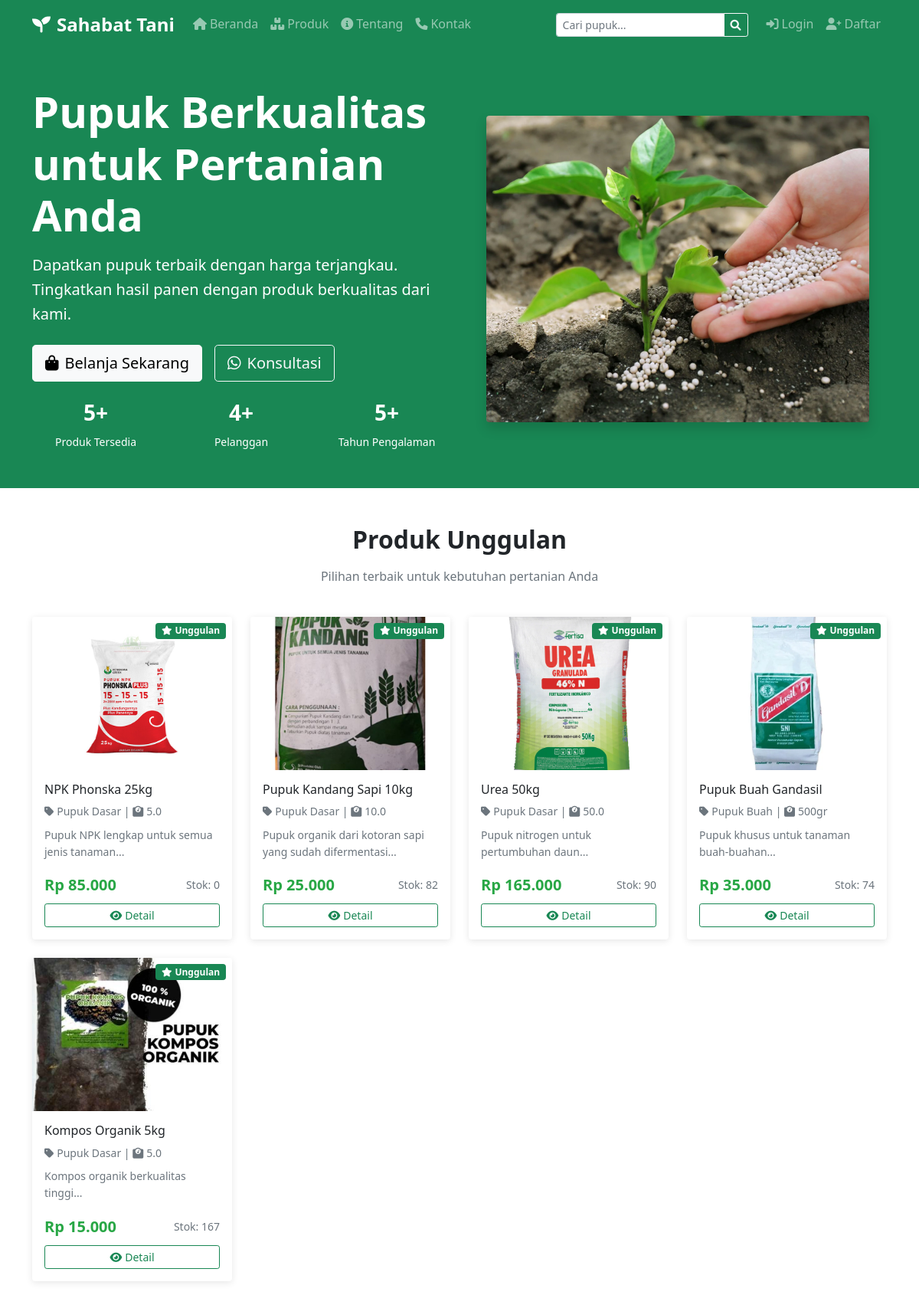
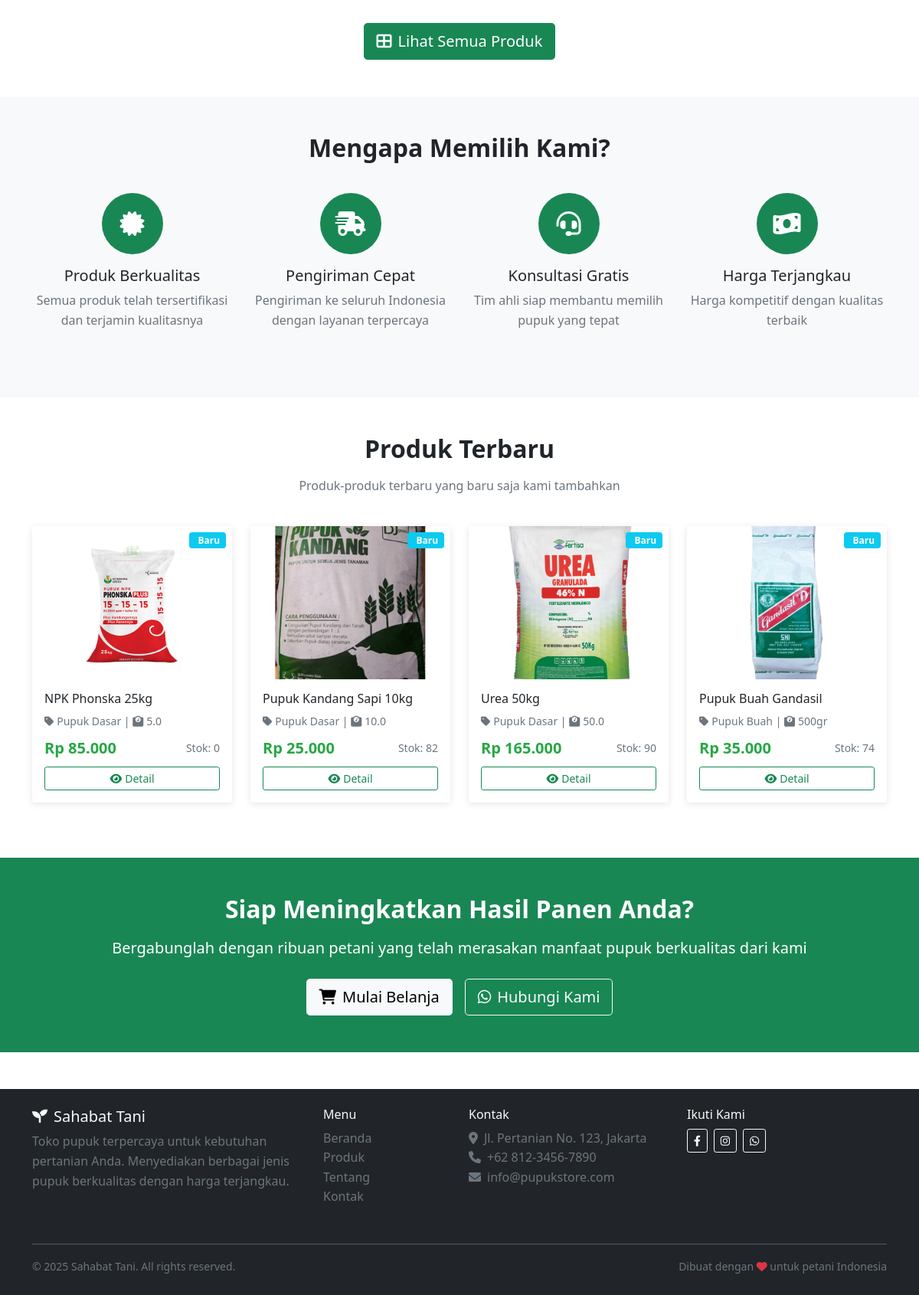
The page / on the database its author committed (2 pictures, top to bottom).
### tables this page shows
CREATE TABLE `produk` (
  `id` int(11) NOT NULL,
  `nama_produk` varchar(100) NOT NULL,
  `kategori_id` int(11) DEFAULT NULL,
  `brand` varchar(50) DEFAULT NULL,
  `jenis_pupuk` enum('organik','anorganik','hayati') NOT NULL,
  `berat` varchar(20) NOT NULL,
  `harga` decimal(10,2) NOT NULL,
  `stok` int(11) DEFAULT 0,
  `deskripsi` text DEFAULT NULL,
  `manfaat` text DEFAULT NULL,
  `cara_pakai` text DEFAULT NULL,
  `gambar` varchar(255) DEFAULT NULL,
  `status` enum('active','inactive') DEFAULT 'active',
  `is_featured` tinyint(1) DEFAULT 0,
  `created_at` timestamp NOT NULL DEFAULT current_timestamp(),
  `updated_at` timestamp NOT NULL DEFAULT current_timestamp() ON UPDATE current_timestamp(),
  `views` int(11) DEFAULT 0
);

CREATE TABLE `kategori` (
  `id` int(11) NOT NULL,
  `nama_kategori` varchar(50) NOT NULL,
  `deskripsi` text DEFAULT NULL,
  `created_at` timestamp NOT NULL DEFAULT current_timestamp()
);

### includes/config.php (called while the page is built, shortened)
<?php
function format_rupiah($angka) {
    return "Rp " . number_format($angka, 0, ',', '.');
}
?>

### index.php (the view, shortened to what this page needs)
<?php
require_once 'includes/config.php';
$stmt = $pdo->prepare("SELECT p.*, k.nama_kategori FROM produk p
                       LEFT JOIN kategori k ON p.kategori_id = k.id
                       WHERE p.is_featured = 1 AND p.status = 'active'
                       ORDER BY p.created_at DESC LIMIT 8");
$stmt->execute();
$produk_unggulan = $stmt->fetchAll();
$stmt = $pdo->prepare("SELECT p.*, k.nama_kategori FROM produk p
                       LEFT JOIN kategori k ON p.kategori_id = k.id
                       WHERE p.status = 'active'
                       ORDER BY p.created_at DESC LIMIT 4");
$stmt->execute();
$produk_terbaru = $stmt->fetchAll();
$stmt = $pdo->query("SELECT COUNT(*) as total_produk FROM produk WHERE status = 'active'");
$total_produk = $stmt->fetch()['total_produk'];
$stmt = $pdo->query("SELECT COUNT(*) as total_customer FROM users WHERE role = 'customer'");
$total_customer = $stmt->fetch()['total_customer'];
include 'includes/header.php';
?>
<section class="hero-section bg-success text-white py-5">
    <div class="container">
        <div class="row align-items-center">
            <div class="col-lg-6">
                <h1 class="display-4 fw-bold mb-3">
                    Pupuk Berkualitas untuk Pertanian Anda
                </h1>
                <p class="lead mb-4">
                    Dapatkan pupuk terbaik dengan harga terjangkau. Tingkatkan hasil panen dengan produk berkualitas dari kami.
                </p>
                <div class="d-flex gap-3 mb-4">
                    <a href="produk.php" class="btn btn-light btn-lg">
                        <i class="fas fa-shopping-bag me-2"></i>Belanja Sekarang
                    </a>
                    <button class="btn btn-outline-light btn-lg" onclick="contactWhatsApp('Halo, saya ingin konsultasi tentang pupuk yang cocok untuk tanaman saya')">
                        <i class="fab fa-whatsapp me-2"></i>Konsultasi
                    </button>
                </div>
                <div class="row text-center">
                    <div class="col-4">
                        <h3 class="fw-bold"><?php echo $total_produk; ?>+</h3>
                        <small>Produk Tersedia</small>
                    </div>
                    <div class="col-4">
                        <h3 class="fw-bold"><?php echo $total_customer; ?>+</h3>
                        <small>Pelanggan</small>
                    </div>
                    <div class="col-4">
                        <h3 class="fw-bold">5+</h3>
                        <small>Tahun Pengalaman</small>
                    </div>
                </div>
            </div>
            <div class="col-lg-6 text-center">
                <img src="assets/img/pupukgacor.jpg" alt="Pupuk Berkualitas" class="img-fluid rounded shadow"
                    style="max-height: 400px; object-fit: cover;">
            </div>
        </div>
    </div>
</section>
<section class="py-5">
    <div class="container">
        <div class="row mb-4">
            <div class="col-12 text-center">
                <h2 class="fw-bold mb-3">Produk Unggulan</h2>
                <p class="text-muted">Pilihan terbaik untuk kebutuhan pertanian Anda</p>
            </div>
        </div>
        <div class="row">
            <?php if (empty($produk_unggulan)): ?>
                <div class="col-12 text-center">
                    <div class="alert alert-info">
                        <i class="fas fa-info-circle me-2"></i>Belum ada produk unggulan.
                    </div>
                </div>
            <?php else: ?>
                <?php foreach ($produk_unggulan as $produk): ?>
                    <div class="col-lg-3 col-md-4 col-sm-6 mb-4">
                        <div class="card product-card h-100">
                            <div class="position-relative">
                                <img src="assets/img/pupuk/<?php echo $produk['gambar'] ?: 'default.jpg'; ?>"
                                    class="card-img-top" alt="<?php echo $produk['nama_produk']; ?>">
                                <span class="badge bg-success position-absolute top-0 end-0 m-2">
                                    <i class="fas fa-star me-1"></i>Unggulan
                                </span>
                            </div>
                            <div class="card-body d-flex flex-column">
                                <h6 class="card-title"><?php echo $produk['nama_produk']; ?></h6>
                                <p class="text-muted small mb-2">
                                    <i class="fas fa-tag me-1"></i><?php echo $produk['nama_kategori'] ?: 'Umum'; ?> |
                                    <i class="fas fa-weight me-1"></i><?php echo $produk['berat']; ?>
                                </p>
                                <p class="card-text small text-muted flex-grow-1">
                                    <?php echo substr($produk['deskripsi'], 0, 80) . '...'; ?>
                                </p>
                                <div class="mt-auto">
                                    <div class="d-flex justify-content-between align-items-center mb-2">
                                        <span class="product-price"><?php echo format_rupiah($produk['harga']); ?></span>
                                        <small class="text-muted">Stok: <?php echo $produk['stok']; ?></small>
                                    </div>
                                    <div class="d-grid gap-2">
                                        <a href="detail_produk.php?id=<?php echo $produk['id']; ?>"
                                            class="btn btn-outline-success btn-sm">
                                            <i class="fas fa-eye me-1"></i>Detail
                                        </a>
                                    </div>
                                </div>
                            </div>
                        </div>
                    </div>
                <?php endforeach; ?>
            <?php endif; ?>
        </div>
        <div class="text-center mt-4">
            <a href="produk.php" class="btn btn-success btn-lg">
                <i class="fas fa-th-large me-2"></i>Lihat Semua Produk
            </a>
        </div>
    </div>
</section>
<section class="py-5 bg-light">
    <div class="container">
        <div class="row mb-4">
            <div class="col-12 text-center">
                <h2 class="fw-bold mb-3">Mengapa Memilih Kami?</h2>
            </div>
        </div>
        <div class="row">
            <div class="col-lg-3 col-md-6 mb-4">
                <div class="text-center">
                    <div class="bg-success text-white rounded-circle d-inline-flex align-items-center justify-content-center mb-3"
                        style="width: 80px; height: 80px;">
                        <i class="fas fa-certificate fa-2x"></i>
                    </div>
                    <h5>Produk Berkualitas</h5>
                    <p class="text-muted">Semua produk telah tersertifikasi dan terjamin kualitasnya</p>
                </div>
            </div>
            <div class="col-lg-3 col-md-6 mb-4">
                <div class="text-center">
                    <div class="bg-success text-white rounded-circle d-inline-flex align-items-center justify-content-center mb-3"
                        style="width: 80px; height: 80px;">
                        <i class="fas fa-shipping-fast fa-2x"></i>
                    </div>
                    <h5>Pengiriman Cepat</h5>
                    <p class="text-muted">Pengiriman ke seluruh Indonesia dengan layanan terpercaya</p>
                </div>
            </div>
            <div class="col-lg-3 col-md-6 mb-4">
                <div class="text-center">
                    <div class="bg-success text-white rounded-circle d-inline-flex align-items-center justify-content-center mb-3"
                        style="width: 80px; height: 80px;">
                        <i class="fas fa-headset fa-2x"></i>
                    </div>
                    <h5>Konsultasi Gratis</h5>
                    <p class="text-muted">Tim ahli siap membantu memilih pupuk yang tepat</p>
                </div>
            </div>
            <div class="col-lg-3 col-md-6 mb-4">
                <div class="text-center">
                    <div class="bg-success text-white rounded-circle d-inline-flex align-items-center justify-content-center mb-3"
                        style="width: 80px; height: 80px;">
                        <i class="fas fa-money-bill-wave fa-2x"></i>
                    </div>
                    <h5>Harga Terjangkau</h5>
                    <p class="text-muted">Harga kompetitif dengan kualitas terbaik</p>
                </div>
            </div>
        </div>
    </div>
</section>
<section class="py-5">
    <div class="container">
        <div class="row mb-4">
            <div class="col-12 text-center">
                <h2 class="fw-bold mb-3">Produk Terbaru</h2>
                <p class="text-muted">Produk-produk terbaru yang baru saja kami tambahkan</p>
            </div>
        </div>
        <div class="row">
            <?php foreach ($produk_terbaru as $produk): ?>
                <div class="col-lg-3 col-md-6 mb-4">
                    <div class="card product-card h-100">
                        <div class="position-relative">
                            <img src="assets/img/pupuk/<?php echo $produk['gambar'] ?: 'default.jpg'; ?>"
                                class="card-img-top" alt="<?php echo $produk['nama_produk']; ?>">
                            <span class="badge bg-info position-absolute top-0 end-0 m-2">
                                <i class="fas fa-sparkles me-1"></i>Baru
                            </span>
                        </div>
                        <div class="card-body d-flex flex-column">
                            <h6 class="card-title"><?php echo $produk['nama_produk']; ?></h6>
                            <p class="text-muted small mb-2">
                                <i class="fas fa-tag me-1"></i><?php echo $produk['nama_kategori'] ?: 'Umum'; ?> |
                                <i class="fas fa-weight me-1"></i><?php echo $produk['berat']; ?>
                            </p>
                            <div class="mt-auto">
                                <div class="d-flex justify-content-between align-items-center mb-2">
                                    <span class="product-price"><?php echo format_rupiah($produk['harga']); ?></span>
                                    <small class="text-muted">Stok: <?php echo $produk['stok']; ?></small>
                                </div>
                                <div class="d-grid">
                                    <a href="detail_produk.php?id=<?php echo $produk['id']; ?>"
                                        class="btn btn-outline-success btn-sm">
                                        <i class="fas fa-eye me-1"></i>Detail
                                    </a>
                                </div>
                            </div>
                        </div>
                    </div>
                </div>
            <?php endforeach; ?>
        </div>
    </div>
</section>
<section class="py-5 bg-success text-white">
    <div class="container text-center">
        <h2 class="fw-bold mb-3">Siap Meningkatkan Hasil Panen Anda?</h2>
        <p class="lead mb-4">Bergabunglah dengan ribuan petani yang telah merasakan manfaat pupuk berkualitas dari kami</p>
        <div class="d-flex justify-content-center gap-3 flex-wrap">
            <a href="produk.php" class="btn btn-light btn-lg">
                <i class="fas fa-shopping-cart me-2"></i>Mulai Belanja
            </a>
            <button class="btn btn-outline-light btn-lg" onclick="contactWhatsApp()">
                <i class="fab fa-whatsapp me-2"></i>Hubungi Kami
            </button>
        </div>
    </div>
</section>
<?php include 'includes/footer.php'; ?>

### rows shown on the page
produk: gambar (picture), nama_produk "NPK Phonska 25kg", kategori.nama_kategori "Pupuk Dasar", berat "5.0", deskripsi "Pupuk NPK lengkap untuk semua jenis tanaman", harga "Rp 85.000", stok "0"
produk: gambar (picture), nama_produk "Pupuk Kandang Sapi 10kg", kategori.nama_kategori "Pupuk Dasar", berat "10.0", deskripsi "Pupuk organik dari kotoran sapi yang sudah difermentasi", harga "Rp 25.000", stok "82"
produk: gambar (picture), nama_produk "Urea 50kg", kategori.nama_kategori "Pupuk Dasar", berat "50.0", deskripsi "Pupuk nitrogen untuk pertumbuhan daun", harga "Rp 165.000", stok "90"
produk: gambar (picture), nama_produk "Pupuk Buah Gandasil", kategori.nama_kategori "Pupuk Buah", berat "500gr", deskripsi "Pupuk khusus untuk tanaman buah-buahan", harga "Rp 35.000", stok "74"
produk: gambar (picture), nama_produk "Kompos Organik 5kg", kategori.nama_kategori "Pupuk Dasar", berat "5.0", deskripsi "Kompos organik berkualitas tinggi", harga "Rp 15.000", stok "167"

### other values the page prints
SITE_NAME "Sahabat Tani"
$total_produk "5"
$total_customer "4"
